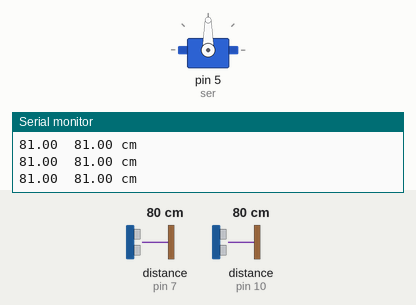
A sketch run on a simulated Arduino Uno, built with avr-gcc and run on an emulated ATmega328P. Shown: servo, the last lines printed to the serial monitor. Inputs (shaded band) come from the test bench; at power-on: distance to the obstacle (sensors on pin 7, pin 10) 80 cm. The echo pulse lasts 58.3 µs per cm.

Above: at 1.2 s.
1.3 s: distance to the obstacle (sensor on pin 7) set to 7 cm
2.8 s: distance to the obstacle (sensor on pin 7) set to 4 cm
At 3.4 s:
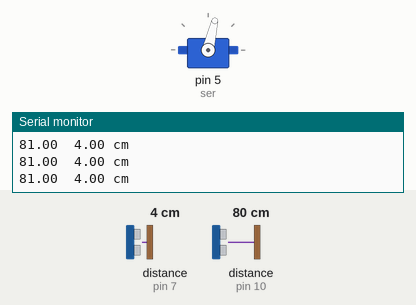
4.3 s: distance to the obstacle (sensor on pin 10) set to 9 cm
At 5.5 s:
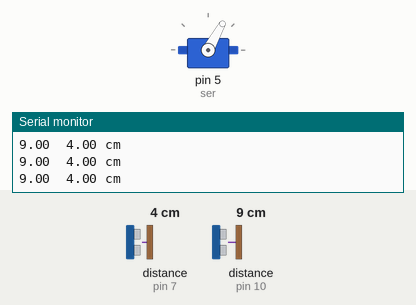
5.8 s: distance to the obstacle (sensor on pin 7) set to 18 cm
At 7.0 s:
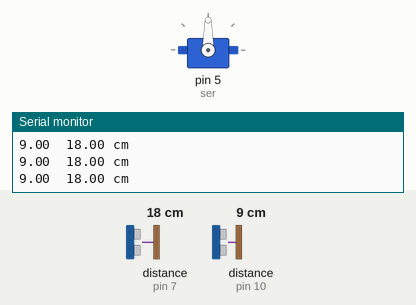
7.3 s: distance to the obstacle (sensor on pin 10) set to 7 cm
8.8 s: distance to the obstacle (sensor on pin 10) set to 4 cm
At 9.1 s:
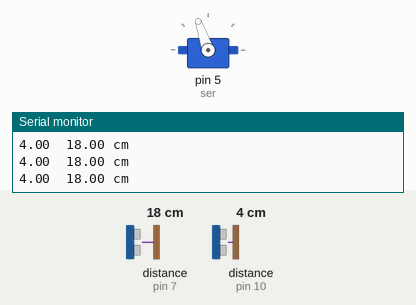
Timing chart, 0 to 11.3 s (numbered marks = the images above; inputs shaded):
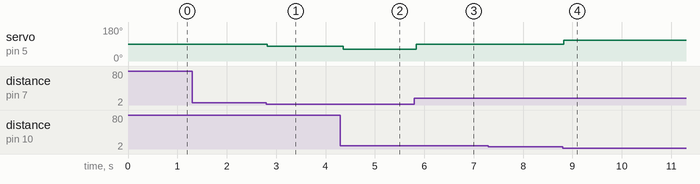

The sketch:

arduinoCode.ino
```cpp
#include <Arduino.h>
#include <NewPing.h>
#include <Servo.h>

#define TRIGGER_PIN  9
#define ECHO_PIN     10
#define TRIGGER_PIN2  8
#define ECHO_PIN2     7
#define MAX_DISTANCE 100 // Maximum distance we want to measure (in centimeters).
#define tol 5
#define offset 10

Servo ser;


NewPing sonar(TRIGGER_PIN, ECHO_PIN, MAX_DISTANCE); // NewPing setup of pins and maximum distance.
NewPing sonar2(TRIGGER_PIN2, ECHO_PIN2, MAX_DISTANCE); // NewPing setup of pins and maximum distance.

void setup() {
  Serial.begin(9600);
  ser.attach(5);
  ser.write(90);
}

void loop() {
  delay(50);                    // Wait 50ms between pings (about 20 pings/sec). 29ms should be the shortest delay between pings.

  float distance = sonar.ping_cm(); // Send ping, get distance in cm and print result (0 = outside set distance range)
  float distance2 = sonar2.ping_cm(); // Send ping, get distance in cm and print result (0 = outside set distance range)

  Serial.println(String(distance) + "\t" + String(distance2) + " cm");

  if (distance > tol && distance2 <= tol){
    ser.write(atan(distance/3)*180/PI - offset);
  }
  else if (distance <= tol && distance2 > tol){
    ser.write(180 - atan(distance2/3)*180/PI + offset);
  }
  else if (distance > 0 && distance2 > tol){
    ser.write(90);
  }
}
```

Measured:
- the behaviour switches between 6 and 5 cm on distance to the obstacle (sensor on pin 7) (found by bisection; images 0 and 1)
- the behaviour switches between 6 and 5 cm on distance to the obstacle (sensor on pin 10) (found by bisection; images 3 and 4)
- after the input at 2.8 s, servo on pin 5 (ser): 90° → 77° at once
- after the input at 4.3 s, servo on pin 5 (ser): 77° → 61° after 0.06 s
- after the input at 5.8 s, servo on pin 5 (ser): 61° → 90° at once
- after the input at 8.8 s, servo on pin 5 (ser): 90° → 109° at once
